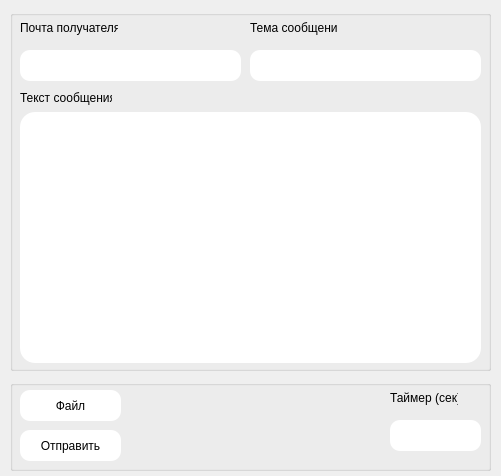
<?xml version="1.0" encoding="UTF-8"?>
<ui version="4.0">
 <class>MainWindow</class>
 <widget class="QMainWindow" name="MainWindow">
  <property name="enabled">
   <bool>true</bool>
  </property>
  <property name="geometry">
   <rect>
    <x>0</x>
    <y>0</y>
    <width>501</width>
    <height>476</height>
   </rect>
  </property>
  <property name="minimumSize">
   <size>
    <width>501</width>
    <height>476</height>
   </size>
  </property>
  <property name="maximumSize">
   <size>
    <width>501</width>
    <height>476</height>
   </size>
  </property>
  <property name="mouseTracking">
   <bool>false</bool>
  </property>
  <property name="contextMenuPolicy">
   <enum>Qt::NoContextMenu</enum>
  </property>
  <property name="windowTitle">
   <string>Email Sender, v1.5.1</string>
  </property>
  <property name="windowIcon">
   <iconset>
    <normaloff>icon.ico</normaloff>icon.ico</iconset>
  </property>
  <property name="styleSheet">
   <string notr="true"/>
  </property>
  <widget class="QWidget" name="centralwidget">
   <widget class="QGroupBox" name="buttons">
    <property name="geometry">
     <rect>
      <x>10</x>
      <y>380</y>
      <width>481</width>
      <height>91</height>
     </rect>
    </property>
    <property name="styleSheet">
     <string notr="true"/>
    </property>
    <property name="title">
     <string/>
    </property>
    <widget class="QPushButton" name="add_file_button">
     <property name="geometry">
      <rect>
       <x>10</x>
       <y>10</y>
       <width>101</width>
       <height>31</height>
      </rect>
     </property>
     <property name="mouseTracking">
      <bool>false</bool>
     </property>
     <property name="styleSheet">
      <string notr="true">QPushButton {
	background-color: #ffffff;
	border-radius: 10px;
}

QPushButton:hover {
	background-color: #f7f7f7;
	border-radius: 10px;
}

QPushButton:pressed {
	background-color: #e7e7e7;
	border-radius: 10px;
}</string>
     </property>
     <property name="text">
      <string>Файл</string>
     </property>
    </widget>
    <widget class="QPushButton" name="send_button">
     <property name="geometry">
      <rect>
       <x>10</x>
       <y>50</y>
       <width>101</width>
       <height>31</height>
      </rect>
     </property>
     <property name="mouseTracking">
      <bool>false</bool>
     </property>
     <property name="styleSheet">
      <string notr="true">QPushButton {
	background-color: #ffffff;
	border-radius: 10px;
}

QPushButton:hover {
	background-color: #f7f7f7;
	border-radius: 10px;
}

QPushButton:pressed {
	background-color: #e7e7e7;
	border-radius: 10px;
}</string>
     </property>
     <property name="text">
      <string>Отправить</string>
     </property>
    </widget>
    <widget class="QLineEdit" name="timer_form">
     <property name="geometry">
      <rect>
       <x>380</x>
       <y>40</y>
       <width>91</width>
       <height>31</height>
      </rect>
     </property>
     <property name="styleSheet">
      <string notr="true">border-radius:10px;
background-color: rgb(255, 255, 255);</string>
     </property>
    </widget>
    <widget class="QLabel" name="timer_text">
     <property name="geometry">
      <rect>
       <x>380</x>
       <y>10</y>
       <width>68</width>
       <height>16</height>
      </rect>
     </property>
     <property name="text">
      <string>Таймер (сек):</string>
     </property>
    </widget>
   </widget>
   <widget class="QGroupBox" name="email">
    <property name="geometry">
     <rect>
      <x>10</x>
      <y>10</y>
      <width>481</width>
      <height>361</height>
     </rect>
    </property>
    <property name="styleSheet">
     <string notr="true"/>
    </property>
    <property name="title">
     <string/>
    </property>
    <widget class="QLabel" name="message_text_text">
     <property name="geometry">
      <rect>
       <x>10</x>
       <y>80</y>
       <width>92</width>
       <height>16</height>
      </rect>
     </property>
     <property name="text">
      <string>Текст сообщения:</string>
     </property>
    </widget>
    <widget class="QTextEdit" name="message_form">
     <property name="geometry">
      <rect>
       <x>10</x>
       <y>102</y>
       <width>461</width>
       <height>251</height>
      </rect>
     </property>
     <property name="styleSheet">
      <string notr="true">background-color: rgb(255, 255, 255);
border-radius:15px;</string>
     </property>
    </widget>
    <widget class="QLabel" name="mail_to_text">
     <property name="geometry">
      <rect>
       <x>10</x>
       <y>10</y>
       <width>98</width>
       <height>16</height>
      </rect>
     </property>
     <property name="text">
      <string>Почта получателя:</string>
     </property>
    </widget>
    <widget class="QLineEdit" name="mail_to_form">
     <property name="geometry">
      <rect>
       <x>10</x>
       <y>40</y>
       <width>221</width>
       <height>31</height>
      </rect>
     </property>
     <property name="mouseTracking">
      <bool>true</bool>
     </property>
     <property name="toolTip">
      <string>&lt;html&gt;&lt;head/&gt;&lt;body&gt;&lt;p&gt;Введите текст&lt;/p&gt;&lt;/body&gt;&lt;/html&gt;</string>
     </property>
     <property name="whatsThis">
      <string/>
     </property>
     <property name="autoFillBackground">
      <bool>false</bool>
     </property>
     <property name="styleSheet">
      <string notr="true">background-color: rgb(255,255,255);
border-radius:10px;
</string>
     </property>
    </widget>
    <widget class="QLabel" name="subject_text_text">
     <property name="geometry">
      <rect>
       <x>240</x>
       <y>10</y>
       <width>87</width>
       <height>16</height>
      </rect>
     </property>
     <property name="text">
      <string>Тема сообщения:</string>
     </property>
    </widget>
    <widget class="QLineEdit" name="subject_form">
     <property name="geometry">
      <rect>
       <x>240</x>
       <y>40</y>
       <width>231</width>
       <height>31</height>
      </rect>
     </property>
     <property name="mouseTracking">
      <bool>true</bool>
     </property>
     <property name="toolTip">
      <string>&lt;html&gt;&lt;head/&gt;&lt;body&gt;&lt;p&gt;Введите текст&lt;/p&gt;&lt;/body&gt;&lt;/html&gt;</string>
     </property>
     <property name="whatsThis">
      <string/>
     </property>
     <property name="autoFillBackground">
      <bool>false</bool>
     </property>
     <property name="styleSheet">
      <string notr="true">background-color: rgb(255,255,255);
border-radius:10px;
</string>
     </property>
    </widget>
   </widget>
  </widget>
 </widget>
 <tabstops>
  <tabstop>mail_to_form</tabstop>
  <tabstop>subject_form</tabstop>
  <tabstop>message_form</tabstop>
  <tabstop>timer_form</tabstop>
  <tabstop>add_file_button</tabstop>
  <tabstop>send_button</tabstop>
 </tabstops>
 <resources/>
 <connections/>
</ui>
